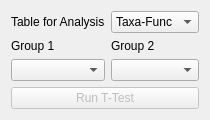
              <widget class="QWidget" name="tab_3">
               <attribute name="title">
                <string>T-TEST</string>
               </attribute>
               <layout class="QGridLayout" name="gridLayout_13">
                <item row="1" column="0">
                 <widget class="QLabel" name="label_42">
                  <property name="sizePolicy">
                   <sizepolicy hsizetype="Preferred" vsizetype="Fixed">
                    <horstretch>0</horstretch>
                    <verstretch>0</verstretch>
                   </sizepolicy>
                  </property>
                  <property name="text">
                   <string>Group 1</string>
                  </property>
                 </widget>
                </item>
                <item row="0" column="1">
                 <widget class="QComboBox" name="comboBox_table_for_ttest">
                  <item>
                   <property name="text">
                    <string>Taxa-Func</string>
                   </property>
                  </item>
                  <item>
                   <property name="text">
                    <string>Taxa</string>
                   </property>
                  </item>
                  <item>
                   <property name="text">
                    <string>Func</string>
                   </property>
                  </item>
                  <item>
                   <property name="text">
                    <string>peptide</string>
                   </property>
                  </item>
                 </widget>
                </item>
                <item row="1" column="1">
                 <widget class="QLabel" name="label_52">
                  <property name="sizePolicy">
                   <sizepolicy hsizetype="Preferred" vsizetype="Fixed">
                    <horstretch>0</horstretch>
                    <verstretch>0</verstretch>
                   </sizepolicy>
                  </property>
                  <property name="text">
                   <string>Group 2</string>
                  </property>
                 </widget>
                </item>
                <item row="0" column="0">
                 <widget class="QLabel" name="label_36">
                  <property name="text">
                   <string>Table for Analysis</string>
                  </property>
                 </widget>
                </item>
                <item row="2" column="1">
                 <widget class="QComboBox" name="comboBox_ttest_group2">
                  <property name="sizePolicy">
                   <sizepolicy hsizetype="Preferred" vsizetype="Fixed">
                    <horstretch>0</horstretch>
                    <verstretch>0</verstretch>
                   </sizepolicy>
                  </property>
                 </widget>
                </item>
                <item row="2" column="0">
                 <widget class="QComboBox" name="comboBox_ttest_group1">
                  <property name="sizePolicy">
                   <sizepolicy hsizetype="Preferred" vsizetype="Fixed">
                    <horstretch>0</horstretch>
                    <verstretch>0</verstretch>
                   </sizepolicy>
                  </property>
                 </widget>
                </item>
                <item row="3" column="0" colspan="2">
                 <widget class="QPushButton" name="pushButton_ttest">
                  <property name="enabled">
                   <bool>false</bool>
                  </property>
                  <property name="sizePolicy">
                   <sizepolicy hsizetype="Minimum" vsizetype="Fixed">
                    <horstretch>0</horstretch>
                    <verstretch>0</verstretch>
                   </sizepolicy>
                  </property>
                  <property name="text">
                   <string>Run T-Test</string>
                  </property>
                 </widget>
                </item>
               </layout>
              </widget>
